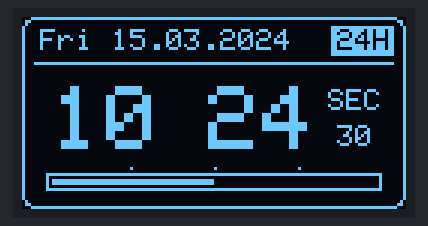
Recording of a program running on a simulated ESP32-S3. Parts: 128×64 one-colour display. The local clock reads 2024-03-15 10:24:30 at power-on unless the program sets it.

Above: at 0.77 s.
At 5.27 s:
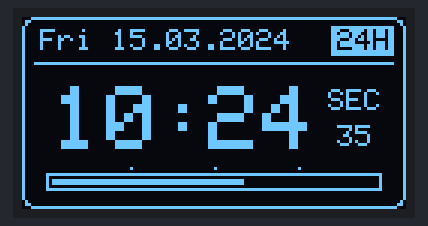
At 10.27 s:
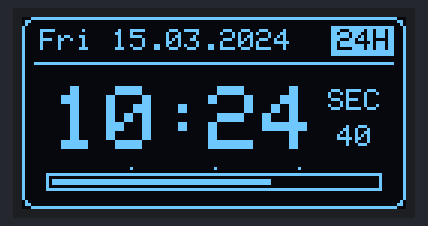
At 19.77 s:
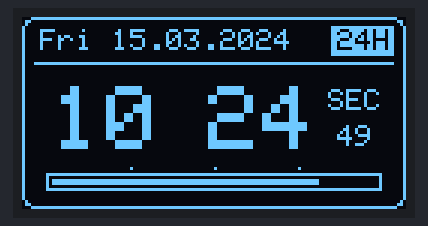
At 29.27 s:
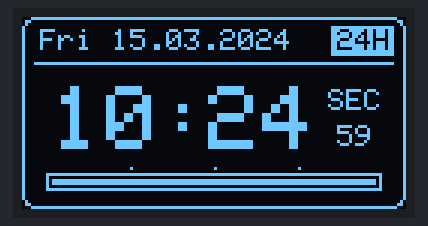
At 39.27 s:
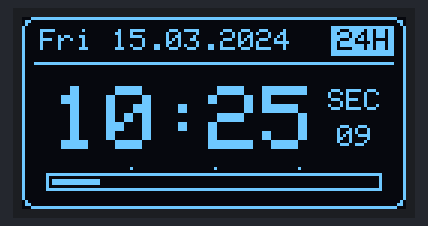

The program:

main.cpp
```cpp
#include <Arduino.h>
#include <Wire.h>
#include <Adafruit_GFX.h>
#include <Adafruit_SSD1306.h>
#include <RTClib.h>

// Піни I2C для вашої ESP32-S3
#define I2C_SDA 8
#define I2C_SCL 9

// Налаштування дисплея SSD1306 (128x64)
#define SCREEN_WIDTH 128
#define SCREEN_HEIGHT 64
#define OLED_RESET -1
#define SCREEN_ADDRESS 0x3C

Adafruit_SSD1306 display(SCREEN_WIDTH, SCREEN_HEIGHT, &Wire, OLED_RESET);
RTC_DS1307 rtc;

// Масив назв днів тижня (додано квадратні дужки [])
const char* daysOfTheWeek[7] = {"Sun", "Mon", "Tue", "Wed", "Thu", "Fri", "Sat"};

// Змінні часу та таймера оновлення
DateTime now;
unsigned long previousMillis = 0;
const unsigned long updateInterval = 250; // 4 рази на секунду для плавної анімації

// Прототипи функцій
void initHardware();
void readTime();
void updateDisplay();
void drawCasioFrame();

void setup() {
  Serial.begin(115200);
  initHardware();
}

void loop() {
  unsigned long currentMillis = millis();

  // Оновлення екрану кожні 250 мс (4 рази на секунду)
  if (currentMillis - previousMillis >= updateInterval) {
    previousMillis = currentMillis;

    readTime();
    updateDisplay();
  }
}

// 1. Ініціалізація дисплея та годинника
void initHardware() {
  Wire.begin(I2C_SDA, I2C_SCL);

  if (!display.begin(SSD1306_SWITCHCAPVCC, SCREEN_ADDRESS)) {
    Serial.println(F("Помилка ініціалізації SSD1306!"));
    while (true) { delay(100); }
  }
  display.clearDisplay();
  display.setTextColor(SSD1306_WHITE);

  if (!rtc.begin()) {
    Serial.println(F("Модуль DS1307 не знайдено!"));
    display.setTextSize(1);
    display.setCursor(10, 28);
    display.println("RTC DS1307 Error!");
    display.display();
    while (true) { delay(100); }
  }

  // Якщо годинник зупинено, встановлюємо час компіляції скетчу
  if (!rtc.isrunning()) {
    Serial.println(F("Встановлення часу компіляції..."));
    rtc.adjust(DateTime(F(__DATE__), F(__TIME__)));
  }

  // Якщо час збився на 00:00:00, розкоментуйте рядок нижче на один запуск:
  // rtc.adjust(DateTime(F(__DATE__), F(__TIME__)));
}

// 2. Зчитування поточного часу з DS1307
void readTime() {
  now = rtc.now();
}

// Допоміжна функція малювання рамки у стилі Casio
void drawCasioFrame() {
  // Зовнішній контур із заокругленими кутами
  display.drawRoundRect(0, 0, SCREEN_WIDTH, SCREEN_HEIGHT, 4, SSD1306_WHITE);

  // Верхня лінія під датою
  display.drawLine(4, 15, SCREEN_WIDTH - 5, 15, SSD1306_WHITE);

  // Індикатор формату часу "24H" в інверсній рамці
  display.fillRect(103, 3, 21, 10, SSD1306_WHITE);
  display.setTextColor(SSD1306_BLACK);
  display.setTextSize(1);
  display.setCursor(105, 4);
  display.print("24H");

  // Повертаємо стандартний білий колір тексту
  display.setTextColor(SSD1306_WHITE);
}

// 3. Оновлення дисплея з анімацією та стилізацією
void updateDisplay() {
  // Буфери для рядків (додано розміри масивів у квадратних дужках)
  char dateBuffer[16];
  char hourBuffer[4];
  char minBuffer[4];
  char secBuffer[4];

  // Форматування дати: Sat 14.02.2026
  snprintf(dateBuffer, sizeof(dateBuffer), "%s %02d.%02d.%04d",
           daysOfTheWeek[now.dayOfTheWeek()], now.day(), now.month(), now.year());

  // Окреме форматування годин, хвилин та секунд
  snprintf(hourBuffer, sizeof(hourBuffer), "%02d", now.hour());
  snprintf(minBuffer, sizeof(minBuffer), "%02d", now.minute());
  snprintf(secBuffer, sizeof(secBuffer), "%02d", now.second());

  display.clearDisplay();
  drawCasioFrame();

  // --- 1. ВЕРХНІЙ БЛОК: Дата звичайним шрифтом (size = 1) ---
  display.setTextSize(1);
  display.setCursor(6, 4);
  display.print(dateBuffer);

  // --- 2. ЦЕНТРАЛЬНИЙ БЛОК: Години та хвилини ЖИРНИМ/ВЕЛИКИМ (size = 3) ---
  display.setTextSize(3);

  // Години
  display.setCursor(10, 23);
  display.print(hourBuffer);

  // Анімована двокрапка (блимає кожні 500 мс)
  bool colonVisible = (millis() / 500) % 2 == 0;
  display.setCursor(46, 23);
  if (colonVisible) {
    display.print(":");
  } else {
    display.print(" ");
  }

  // Хвилини
  display.setCursor(62, 23);
  display.print(minBuffer);

  // --- 3. ПРАВИЙ БЛОК: Секунди звичайним шрифтом (size = 1) ---
  display.setTextSize(1);
  display.setCursor(102, 24);
  display.print("SEC");

  display.setCursor(105, 36);
  display.print(secBuffer);

  // --- 4. НИЖНІЙ БЛОК: Анімований прогрес-бар секунд ---
  int barX = 8;
  int barY = 52;
  int barWidth = 112;
  int barHeight = 6;

  // Контур шкали прогрес-бару
  display.drawRect(barX, barY, barWidth, barHeight, SSD1306_WHITE);

  // Розрахунок ширини заповнення (від 0 до 59 секунд)
  int fillWidth = map(now.second(), 0, 59, 0, barWidth - 4);
  if (fillWidth > 0) {
    display.fillRect(barX + 2, barY + 2, fillWidth, barHeight - 4, SSD1306_WHITE);
  }

  // Поділки на прогрес-барі кожні 15 секунд
  for (int i = 1; i <= 3; i++) {
    int tickX = barX + (barWidth * i) / 4;
    display.drawPixel(tickX, barY - 2, SSD1306_WHITE);
  }

  display.display();
}
```

Measured:
- what the display in image 0 shows lasts 0.5 s, from 0.5 s to 1.0 s
